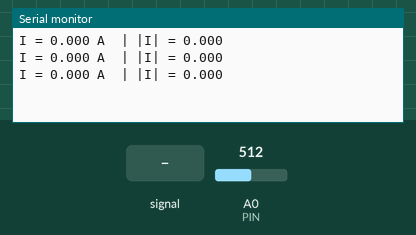
This sketch was run on a simulated Arduino Uno, built with avr-gcc and run on an emulated ATmega328P. On the bench: the last lines printed to the serial monitor. The test bench sets the inputs (shaded band); at power-on: A0 (PIN) = 512.

Above: at 1.7 s.
1.8 s: A0 (PIN) fed a 200 Hz sine of ±81 counts around its level
At 2.5 s:
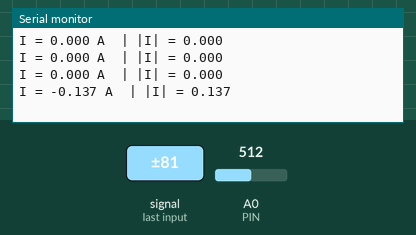
3.3 s: A0 (PIN) set to 490
At 3.7 s:
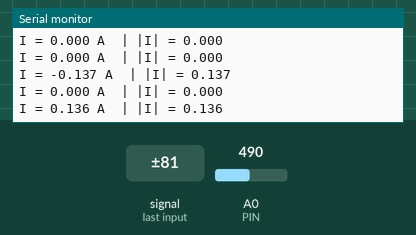
4.8 s: A0 (PIN) set to 510
At 5.9 s:
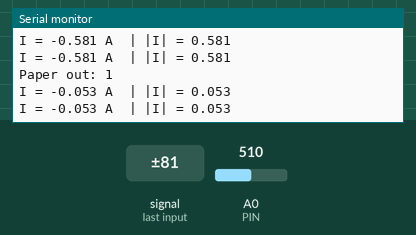
Timing chart, 0 to 7.8 s (numbered marks = the images above; inputs shaded):
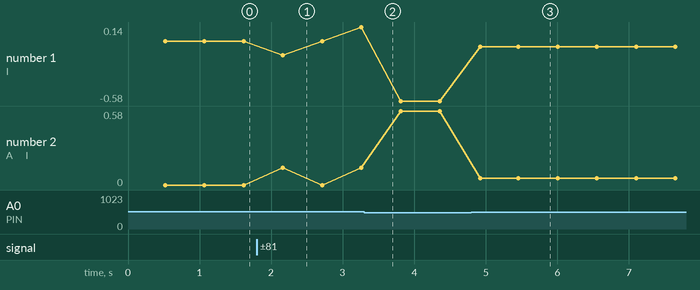

Measured:
- after the input at 1.8 s, the serial monitor: prints a new line after 0.36 s (image 1)
- after the input at 4.8 s, the serial monitor: prints a new line after 0.11 s (image 3)
- plotted number 1: 0 → 0.14 after the input at 1.8 s, 0.14 → -0.58 after the input at 3.3 s, -0.58 → -0.05 after the input at 4.8 s
- plotted number 2: 0 → 0.14 after the input at 1.8 s, 0.14 → 0.58 after the input at 3.3 s, 0.58 → 0.05 after the input at 4.8 s

The sketch:

acs712.ino
```cpp
const float SENS_mV_PER_A = 185.0;   // <-- 5A board
const float VCC = 5.0;
const int PIN = A0;


const float ON_THRESHOLD_A  = 0.20; //set open threshold
const float OFF_THRESHOLD_A = 0.12; //set close threshold
const uint16_t MIN_ON_MS    = 120;
const uint16_t MIN_OFF_MS   = 120;

// Sampling
const int SAMPLES_PER_READ = 100;
const uint16_t LOOP_DELAY_MS = 50;

float zeroOffsetV = 2.5;

// State for counting
bool motorOn = false;
uint32_t stateChangeMs = 0;
uint32_t lastPrintMs = 0;
uint32_t sheetCount = 0;

void setup() {
  Serial.begin(9600);
  delay(200);


  const int N = 1000;
  long sum = 0;
  for (int i = 0; i < N; i++) { sum += analogRead(PIN); delayMicroseconds(200); }
  float avgCounts = sum / (float)N;
  zeroOffsetV = (avgCounts / 1023.0) * VCC;

  stateChangeMs = millis();
}

float readCurrentA() {
  long sum = 0;
  for (int i = 0; i < SAMPLES_PER_READ; i++) sum += analogRead(PIN);
  float avgCounts = sum / (float)SAMPLES_PER_READ;
  float v = (avgCounts / 1023.0) * VCC;
  float mvFromZero = (v - zeroOffsetV) * 1000.0;
  float amps = mvFromZero / SENS_mV_PER_A;

  // small deadband
  if (fabs(amps) < 0.03) amps = 0.0;
  return amps;
}

void loop() {
  float amps = readCurrentA();
  float a = fabs(amps);
  uint32_t now = millis();

  if (!motorOn) {

    if (a >= ON_THRESHOLD_A) {
      if (now - stateChangeMs >= MIN_OFF_MS) {
        motorOn = true;
        stateChangeMs = now;
      }
    } else {
      stateChangeMs = now;
    }
  } else {

    if (a <= OFF_THRESHOLD_A) {
      if (now - stateChangeMs >= MIN_ON_MS) {
        motorOn = false;
        stateChangeMs = now;
        sheetCount++;
        Serial.print("Paper out: ");
        Serial.println(sheetCount);
      }
    } else {
      stateChangeMs = now;
    }
  }

  if (now - lastPrintMs > 500) {
    lastPrintMs = now;
    Serial.print("I = ");
    Serial.print(amps, 3);
    Serial.print(" A  | |I| = ");
    Serial.println(a, 3);
  }

  delay(LOOP_DELAY_MS);
}
```
